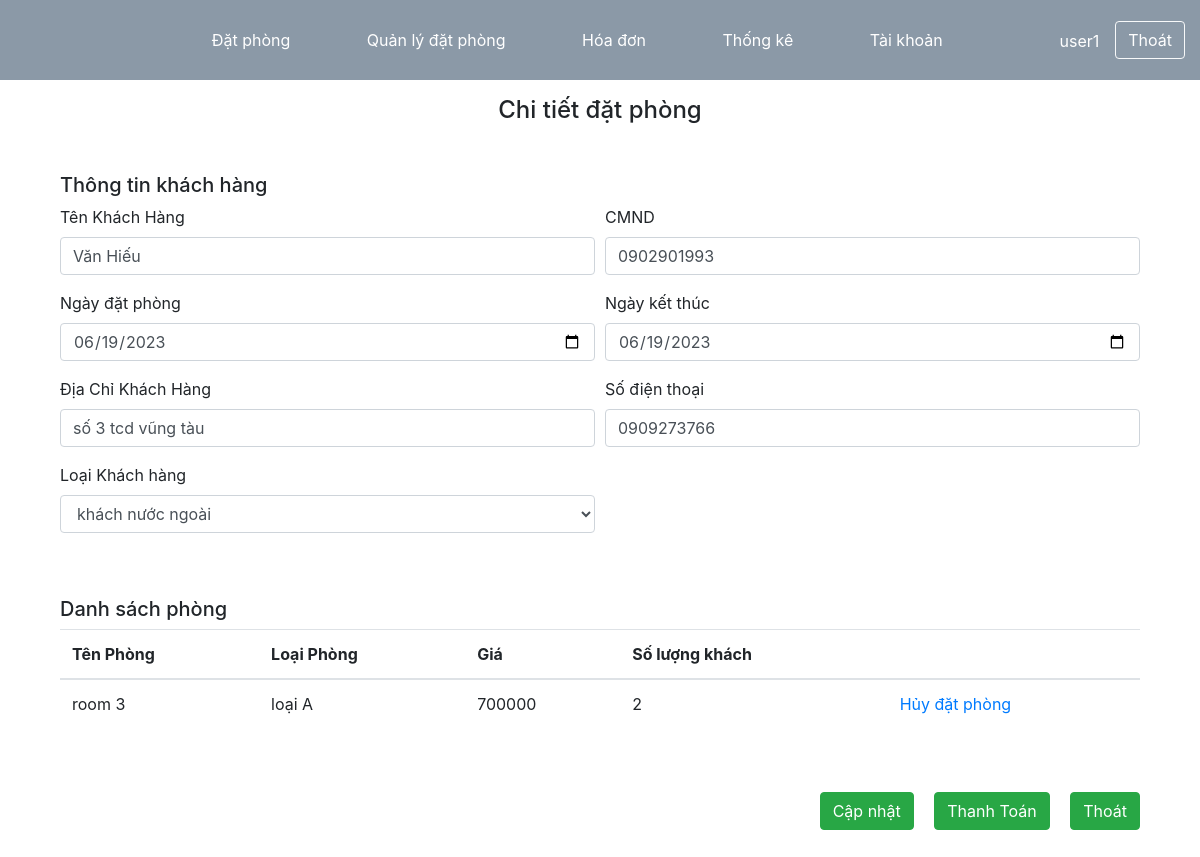
Page /nhanvien/index.php?action=chitiet&id=230619-190857 (signed in) on the committed database.
### tables this page shows
CREATE TABLE IF NOT EXISTS `datphong` (
  `ID` varchar(50) NOT NULL,
  `tenkhachhang` varchar(255) NOT NULL,
  `ngaydatphong` date NOT NULL,
  `ngayketthuc` date NOT NULL,
  `diachikhachhang` varchar(255) NOT NULL,
  `phongID` int NOT NULL,
  `thanhtoan` decimal(10,0) NOT NULL,
  `isActive` tinyint(1) NOT NULL DEFAULT '0',
  `CMND` varchar(20) NOT NULL,
  `sdt` varchar(20) NOT NULL,
  `soluongnguoi` int NOT NULL,
  `loaikhachID` int NOT NULL,
  PRIMARY KEY (`ID`)
);

CREATE TABLE IF NOT EXISTS `loaikhachhang` (
  `loaikhachID` int NOT NULL AUTO_INCREMENT,
  `loaikhach` varchar(50) NOT NULL,
  PRIMARY KEY (`loaikhachID`)
);

CREATE TABLE IF NOT EXISTS `p_dp` (
  `ID` int NOT NULL AUTO_INCREMENT,
  `phongID` int NOT NULL,
  `datphongID` varchar(50) NOT NULL,
  `giaphong` decimal(10,0) NOT NULL,
  `soluong` int NOT NULL,
  PRIMARY KEY (`ID`)
);

CREATE TABLE IF NOT EXISTS `phong` (
  `phongID` int NOT NULL AUTO_INCREMENT,
  `tenphong` varchar(255) NOT NULL,
  `img` varchar(255) DEFAULT NULL,
  `giaphong` decimal(10,0) NOT NULL,
  `trangthaiID` int NOT NULL,
  `loaiphongID` int NOT NULL,
  `soluongtoida` int NOT NULL,
  `mota` varchar(550) DEFAULT NULL,
  PRIMARY KEY (`phongID`)
);

CREATE TABLE IF NOT EXISTS `loaiphong` (
  `ID` int NOT NULL AUTO_INCREMENT,
  `loaiphong` varchar(50) NOT NULL,
  PRIMARY KEY (`ID`)
);

### nhanvien/quanlydatphong/XL_thongtindatphong.php (called while the page is built, shortened)
<?php
	$dp = new datphongModel();
	$lkh = new loaikhachhangModel();
	$dsloaikhach = $lkh->docdanhsachloaikhach();
	$p_dp = new p_dpModel();
	if(isset($_GET['id'])&&!empty($_GET['id']))
	{
		$dp = $dp->timkiemtheoID($_GET['id']);
		$dsphong = $p_dp->timkiemphongtheoID($_GET['id']);
	}
 ?>

### models/database.php (called while the page is built, shortened)
<?php
	class connect{
		public function get_data($sql)
		{
			$conn = mysqli_connect("localhost","root","","quanlykhachsan");
			$result = mysqli_query($conn,$sql);
			$arr = mysqli_fetch_all($result,MYSQLI_ASSOC);
			return $arr;
		}
	}
 ?>

### models/datphongModel.php (called while the page is built, shortened)
<?php
	class datphongModel extends connect
	{
		public function timkiemtheoID($id)
		{
			$sql = "select * from datphong where ID = '$id';";
			$ds = $this->get_data($sql);
			foreach ($ds as $key => $value) {
				$this->id = $value["ID"];
				$this->tenkhachhang = $value["tenkhachhang"];
				$this->ngaydatphong = $value["ngaydatphong"];
				$this->ngayketthuc = $value["ngayketthuc"];
				$this->diachikhachhang = $value["diachikhachhang"];
				$this->CMND = $value['CMND'];
				$this->sdt = $value['sdt'];
				$this->loaikhachID = $value['loaikhachID'];
			}
			return $this;
		}
	}
 ?>

### models/loaikhachhangModel.php (called while the page is built, shortened)
<?php
	class loaikhachhangModel extends connect
	{
		public function docdanhsachloaikhach()
		{
			$sql = "select * from loaikhachhang";
			$dsloaikh = $this->get_data($sql);
			return $dsloaikh;
		}
	}
?>

### models/p_dpModel.php (called while the page is built, shortened)
<?php
	class p_dpModel extends connect
	{
		public function timkiemphongtheoID($id)
		{
			$sql = "select * from p_dp,phong,loaiphong where datphongID = '$id' and p_dp.phongID = phong.phongID and phong.loaiphongID = loaiphong.ID";
			$ds = $this->get_data($sql);
			return $ds;
		}
	}
 ?>

### nhanvien/quanlydatphong/load_thongtindatphong.php (the view, shortened to what this page needs)
<div class="text-center"><h4>Chi tiết đặt phòng</h4></div>
<div style="width:90%;margin: 0 auto 200px auto;">
  <div class="mt-5"><h5>Thông tin khách hàng</h5></div>
  <form action="index.php?action=chitiet&id=<?php echo $dp->id ?>" method="post">
  <div class="form-row">
    <div class="form-group col-md-6">
      <label>Tên Khách Hàng</label>
      <input type="text" class="form-control" name="tenkhachhang" value="<?php echo $dp->tenkhachhang ?>">
    </div>
    <div class="form-group col-md-6">
      <label>CMND</label>
      <input type="text" class="form-control" name="CMND" value="<?php echo $dp->CMND ?>">
    </div>
  </div>
  <div class="form-row">
    <div class="form-group col-md-6">
      <label for="inputEmail4">Ngày đặt phòng</label>
      <input type="date" class="form-control" name="ngaydatphong"  value="<?php echo $dp->ngaydatphong ?>">
    </div>
    <div class="form-group col-md-6">
      <label for="inputPassword4">Ngày kết thúc</label>
      <input type="date" class="form-control" name="ngayketthuc" value="<?php echo $dp->ngayketthuc ?>">
    </div>
  </div>
  <div class="form-row">
    <div class="form-group col-md-6">
      <label>Địa Chỉ Khách Hàng</label>
      <input type="text" class="form-control" name="diachikhachhang" value="<?php echo $dp->diachikhachhang ?>">
    </div>
    <div class="form-group col-md-6">
      <label>Số điện thoại</label>
      <input type="number" class="form-control" name="sdt" value="<?php echo $dp->sdt ?>">
    </div>
  </div>
  <div class="form-row">
     <div class="form-group col-md-6">
    <label>Loại Khách hàng</label>
      <select name="loaikhachID" class="form-control">
          <?php foreach ($dsloaikhach as $keylk => $valuelk): ?>
            <option class="form-control" value="<?php echo $valuelk["loaikhachID"] ?>" <?php if($dp->loaikhachID==$valuelk['loaikhachID'])
            echo "selected"; ?>>
              <?php echo $valuelk["loaikhach"]; ?>
            </option>
          <?php endforeach ?>
      </select>
  </div>
 </div>
 <div class="mt-5"><h5>Danh sách phòng</h5></div>
  <table class="table">
        <thead>
          <tr>
          <th scope="col">Tên Phòng</th>
          <th scope="col">Loại Phòng</th>
          <th scope="col">Giá</th>
          <th scope="col">Số lượng khách</th>
          <th scope="col"></th>
          </tr>
        </thead>
        <tbody>
          <?php foreach ($dsphong as $key => $value): ?>
            <tr>
            <td><?php echo $value["tenphong"] ?></td>
            <td>
              <?php echo $value['loaiphong'] ?>
            </td>
            <td>
              <?php echo $value['giaphong'] ?>
            </td>
            <td>
              <?php echo $value['soluong'] ?>
            </td>
            <td>
              <?php
                $id_delete = 'index.php?action=chitiet&id='.$dp->id.'&id_delete='.$value["phongID"] ;
              ?>
                <a href=<?php echo $id_delete ?>>Hủy đặt phòng</a>
            </td>
          </tr>
          <?php endforeach ?>
        </tbody>
      </table>
  <div class="mt-5 float-right">
    <input type="submit" class="btn btn-success mr-3" name="btn_update" value="Cập nhật">
    <button class="btn btn-success mr-3" formaction="index.php?action=thanhtoan&id=<?php echo $dp->id ?>">Thanh Toán</button>
    <button class="btn btn-success" formaction="index.php?action=quanlydatphong">Thoát</button>
  </div>
</form>
</div>

### css/style.css (style rules this page uses)
* { margin: 0; padding: 0; box-sizing: border-box; list-style: none; text-decoration: none; }

### rows in the picture
datphong: tenkhachhang "Văn Hiếu", CMND "0902901993", ngaydatphong "06/19/2023", ngayketthuc "06/19/2023", diachikhachhang "số 3 tcd vũng tàu", sdt "0909273766", loaikhachID "khách nước ngoài"
p_dp: phongID.tenphong "room 3", loaiphong.loaiphong "loại A", phongID.giaphong "700000", soluong "2"

### other values in the picture
$_SESSION['user'] "user1"
